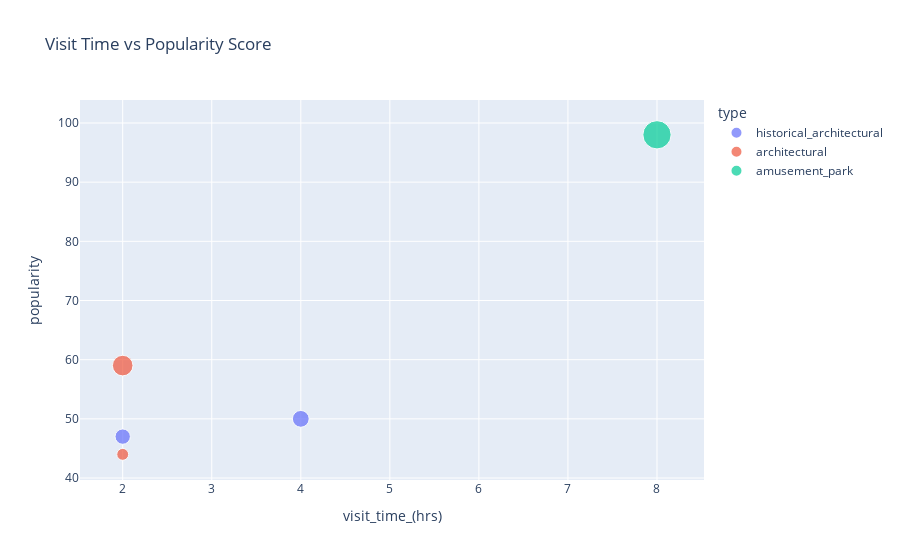

Notebook code cell kept with this figure:
### Markdown cell above
**Visit Time Vs. Popularity**

This plot shows the trade off between visit time and popularity.

### Code cell
# Create a scatter plot to compare the relationship between visit time and popularity
fig = px.scatter(
    df,
    x='visit_time_(hrs)', # visit time on the x-axis
    y='popularity', # popularity score on the y-axis
    color='type', # color based on landmark type
    hover_name='landmark', # show landmark name on hover
    title='Visit Time vs Popularity Score', 
    size='reviews_photos', # bubble size represents number of reviews_photos
    size_max=20 # max size for the bubbles
)

fig.show()

### Figure 1 — Plotly figure (JSON) as saved in the notebook; plotly's stock layout.template omitted (floating-point values rounded to 4 significant figures)
{"data": [{"hovertemplate": "<b>%{hovertext}</b><br><br>type=historical_architectural<br>visit_time_(hrs)=%{x}<br>popularity=%{y}<br>reviews_photos=%{marker.size}<extra></extra>", "hovertext": ["mount_rushmore", "statue_of_liberty"], "legendgroup": "historical_architectural", "marker": {"color": "#636efa", "size": [25000, 30000], "sizemode": "area", "sizeref": 212.5, "symbol": "circle"}, "mode": "markers", "name": "historical_architectural", "orientation": "v", "showlegend": true, "type": "scatter", "x": [2, 4], "xaxis": "x", "y": [47, 50], "yaxis": "y"}, {"hovertemplate": "<b>%{hovertext}</b><br><br>type=architectural<br>visit_time_(hrs)=%{x}<br>popularity=%{y}<br>reviews_photos=%{marker.size}<extra></extra>", "hovertext": ["gateway_arch", "golden_gate_bridge"], "legendgroup": "architectural", "marker": {"color": "#EF553B", "size": [15000, 45000], "sizemode": "area", "sizeref": 212.5, "symbol": "circle"}, "mode": "markers", "name": "architectural", "orientation": "v", "showlegend": true, "type": "scatter", "x": [2, 2], "xaxis": "x", "y": [44, 59], "yaxis": "y"}, {"hovertemplate": "<b>%{hovertext}</b><br><br>type=amusement_park<br>visit_time_(hrs)=%{x}<br>popularity=%{y}<br>reviews_photos=%{marker.size}<extra></extra>", "hovertext": ["disney_world"], "legendgroup": "amusement_park", "marker": {"color": "#00cc96", "size": [85000], "sizemode": "area", "sizeref": 212.5, "symbol": "circle"}, "mode": "markers", "name": "amusement_park", "orientation": "v", "showlegend": true, "type": "scatter", "x": [8], "xaxis": "x", "y": [98], "yaxis": "y"}], "layout": {"autosize": true, "legend": {"itemsizing": "constant", "title": {"text": "type"}, "tracegroupgap": 0}, "title": {"text": "Visit Time vs Popularity Score"}, "xaxis": {"anchor": "y", "autorange": true, "domain": [0, 1], "range": [1.558, 8.479], "title": {"text": "visit_time_(hrs)"}, "type": "linear"}, "yaxis": {"anchor": "x", "autorange": true, "domain": [0, 1], "range": [37.95, 107.6], "title": {"text": "popularity"}, "type": "linear"}}}
